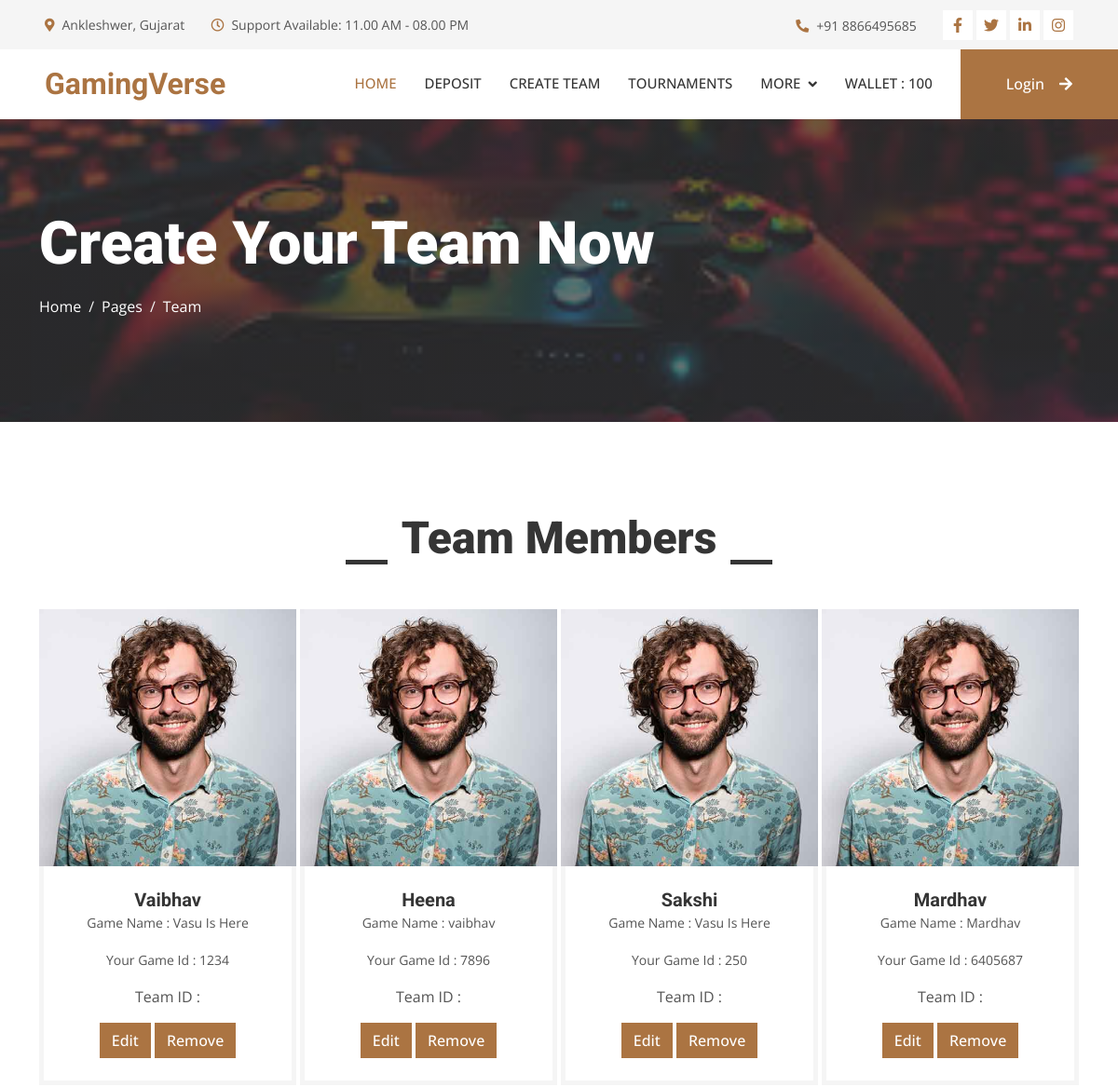
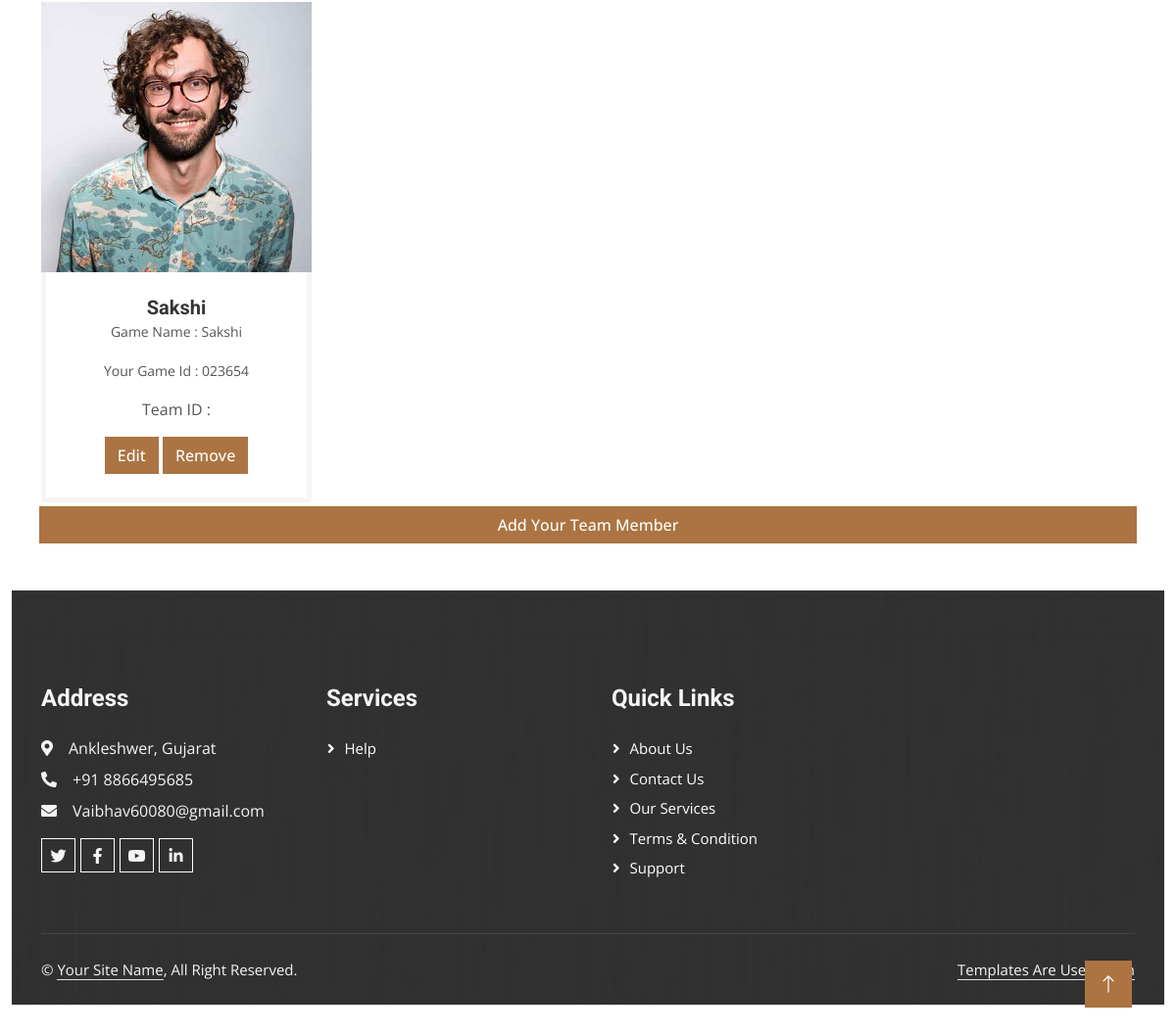
The app's page /team, older data (2 pictures, top to bottom).
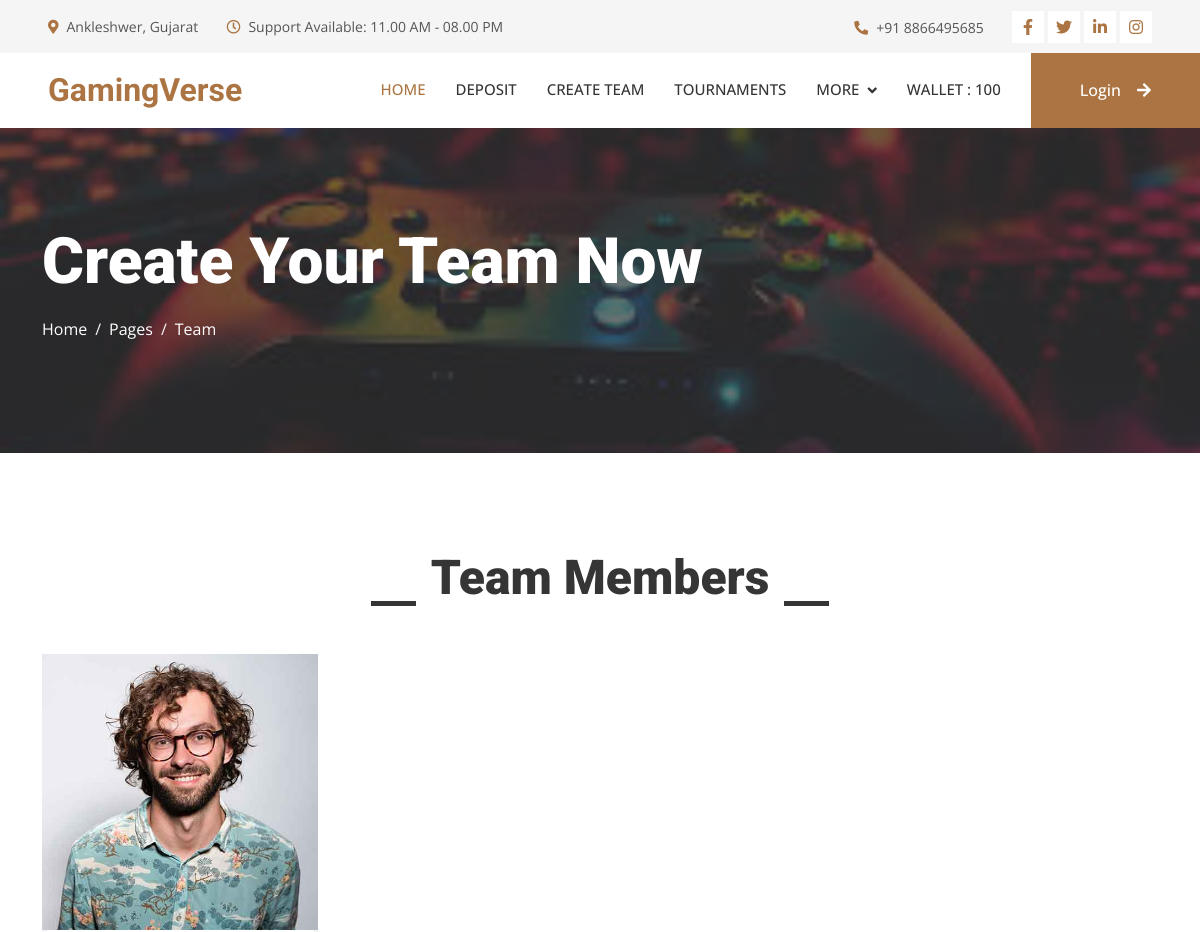
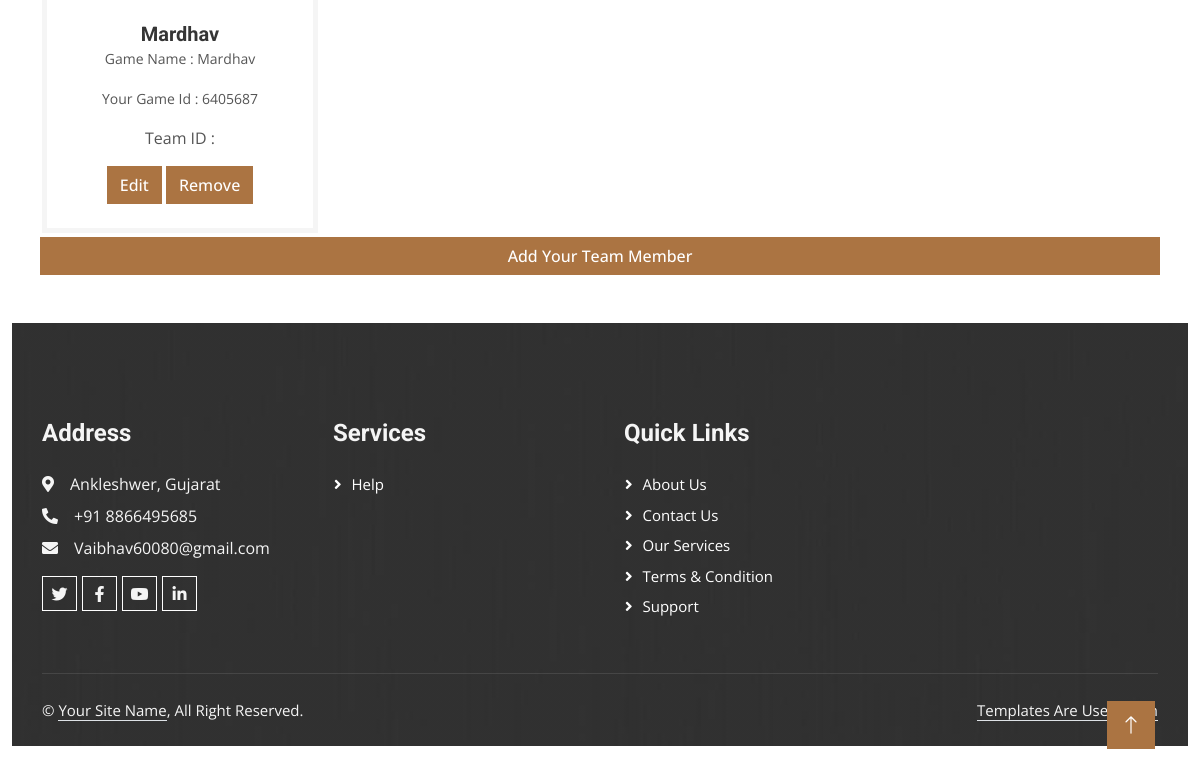
The same page, newer data (2 pictures, top to bottom).
### myapp/models.py (models this page shows, shortened)
class TeamMember(models.Model):
    name = models.CharField(max_length=100, verbose_name="Name (Govt ID Proof)")
    game_name = models.CharField(max_length=50)
    unique_game_id = models.CharField(max_length=50)

### myapp/views.py (the view, shortened to what this page needs)
# urls.py: path('team', views.team, name='team'),
def team(request):
    data = TeamMember.objects.all
    form = TeamMemberForm()
    return render(request,"team.html",{"data":data,"form":form})

### myapp/templates/team.html (shortened to what this page needs)
<!DOCTYPE html>
{% load static %}
<html lang="en">
<head>
    <link href="https://cdnjs.cloudflare.com/ajax/libs/font-awesome/5.10.0/css/all.min.css" rel="stylesheet">
    <link href="https://cdn.jsdelivr.net/npm/bootstrap-icons@1.4.1/font/bootstrap-icons.css" rel="stylesheet">
    <link href="{% static 'userapp/lib/animate/animate.min.css'%}" rel="stylesheet">
    <link href="{% static 'userapp/lib/owlcarousel/assets/owl.carousel.min.css'%}" rel="stylesheet">
    <link href="{% static 'userapp/lib/lightbox/css/lightbox.min.css'%}" rel="stylesheet">
    <link href="{% static 'userapp/css/bootstrap.min.css'%}" rel="stylesheet">
    <link href="{% static 'userapp/css/style.css'%}" rel="stylesheet">
</head>
<body>
    {% include 'top.html'%}
    {% include 'navbar.html' %}
    <div class="container-fluid page-header py-5 mb-5">
        <div class="container py-5">
            <h1 class="display-3 text-white mb-3 animated slideInDown">Create Your Team Now </h1>
            <nav aria-label="breadcrumb animated slideInDown">
                <ol class="breadcrumb">
                    <li class="breadcrumb-item"><a class="text-white" href="#">Home</a></li>
                    <li class="breadcrumb-item"><a class="text-white" href="#">Pages</a></li>
                    <li class="breadcrumb-item text-white active" aria-current="page">Team</li>
                </ol>
            </nav>
        </div>
    </div>
    <div class="container-xxl py-5">
        <div class="container">
            <div class="section-title text-center">
                <h1 class="display-5 mb-5">Team Members</h1>
            </div>
            <div class="row g-1">
                {% for i in data %}
                <div class="col-lg-3 col-md-6 wow fadeInUp" data-wow-delay="0.1s">
                    <div class="team-item">
                        <div class="overflow-hidden position-relative">
                            <img class="img-fluid" src="{% static 'userapp/img/team-1.jpg'%}" alt="">
                        </div>
                        <div class="text-center border border-5 border-light border-top-0 p-4">
                            <h5 class="mb-0">{{ i.name }}</h5>
                            <p><small>Game Name : {{ i.game_name }}</small></p>
                            <p><small>Your Game Id : {{ i.unique_game_id }}</small></p>
                            <p>Team ID : {{ i.team_id }}</p>
                            <button type="button" class="btn btn-primary"  data-toggle="modal"
                                data-target="#exampleModalCenter">
                                Edit
                            </button>
                            <a href="{% url 'delete_member' i.id %}" class="btn btn-primary">Remove</a>
                        </div>
                    </div>
                </div>
                {% endfor %}
                <button type="button" class="btn btn-primary" id="myModal" data-toggle="modal"
                    data-target="#exampleModalCenter">
                    Add Your Team Member
                </button>
            </div>
        </div>
        {% include 'footer.html'%}
        <a href="#" class="btn btn-lg btn-primary btn-lg-square rounded-0 back-to-top"><i
                class="bi bi-arrow-up"></i></a>
    </div>
</body>
</html>

### myapp/templates/top.html
    <div class="container-fluid bg-light p-0">
        <div class="row gx-0 d-none d-lg-flex">
            <div class="col-lg-7 px-5 text-start">
                <div class="h-100 d-inline-flex align-items-center py-3 me-4">
                    <small class="fa fa-map-marker-alt text-primary me-2"></small>
                    <small>Ankleshwer, Gujarat</small>
                </div>
                <div class="h-100 d-inline-flex align-items-center py-3">
                    <small class="far fa-clock text-primary me-2"></small>
                    <small>Support Available: 11.00 AM - 08.00 PM</small>
                </div>
            </div>
            <div class="col-lg-5 px-5 text-end">
                <div class="h-100 d-inline-flex align-items-center py-3 me-4">
                    <small class="fa fa-phone-alt text-primary me-2"></small>
                    <small>+91 8866495685</small>
                </div>
                <div class="h-100 d-inline-flex align-items-center">
                    <a class="btn btn-sm-square bg-white text-primary me-1" href=""><i class="fab fa-facebook-f"></i></a>
                    <a class="btn btn-sm-square bg-white text-primary me-1" href=""><i class="fab fa-twitter"></i></a>
                    <a class="btn btn-sm-square bg-white text-primary me-1" href=""><i class="fab fa-linkedin-in"></i></a>
                    <a class="btn btn-sm-square bg-white text-primary me-0" href=""><i class="fab fa-instagram"></i></a>
                </div>
            </div>
        </div>
    </div>

### myapp/templates/navbar.html (shortened to what this page needs)
<nav class="navbar navbar-expand-lg bg-white navbar-light sticky-top p-0">
    <a href="/" class="navbar-brand d-flex align-items-center px-4 px-lg-5">
        <h2 class="m-0 text-primary">GamingVerse</h2>
    </a>
    <div class="collapse navbar-collapse" id="navbarCollapse">
        <div class="navbar-nav ms-auto p-4 p-lg-0">
            <a href="/" class="nav-item nav-link active">Home</a>
            <a href="/deposit" class="nav-item nav-link">Deposit</a>
            <a href="/team" class="nav-item nav-link">Create Team</a>
            <a href="/Tournaments" class="nav-item nav-link">Tournaments</a>
            <div class="nav-item dropdown">
                <a href="#" class="nav-link dropdown-toggle" data-bs-toggle="dropdown">More</a>
            </div>
            <a href="" class="nav-item nav-link">Wallet : 100</a>
        </div>
        {% if request.session.isloggedin %}
    <a href="{% url 'logout' %}" class="btn btn-primary py-4 px-lg-5 d-none d-lg-block">
        Logout<i class="fa fa-arrow-right ms-3"></i>
    </a>
{% else %}
    <a href="/" class="btn btn-primary py-4 px-lg-5 d-none d-lg-block">
        Login<i class="fa fa-arrow-right ms-3"></i>
    </a>
{% endif %}
    </div>
</nav>

### myapp/templates/footer.html (shortened to what this page needs)
<div class="container-fluid bg-dark text-light footer mt-5 pt-5 wow fadeIn" data-wow-delay="0.1s">
    <div class="container py-5">
        <div class="row g-5">
            <div class="col-lg-3 col-md-6">
                <h4 class="text-light mb-4">Address</h4>
                <p class="mb-2"><i class="fa fa-map-marker-alt me-3"></i>Ankleshwer, Gujarat </p>
                <p class="mb-2"><i class="fa fa-phone-alt me-3"></i>+91 8866495685</p>
                <p class="mb-2"><i class="fa fa-envelope me-3"></i>Vaibhav60080@gmail.com</p>
                <div class="d-flex pt-2">
                    <a class="btn btn-outline-light btn-social" href=""><i class="fab fa-twitter"></i></a>
                    <a class="btn btn-outline-light btn-social" href=""><i class="fab fa-facebook-f"></i></a>
                    <a class="btn btn-outline-light btn-social" href=""><i class="fab fa-youtube"></i></a>
                    <a class="btn btn-outline-light btn-social" href=""><i class="fab fa-linkedin-in"></i></a>
                </div>
            </div>
            <div class="col-lg-3 col-md-6">
                <h4 class="text-light mb-4">Services</h4>
                <a class="btn btn-link" href="">Help</a>
            </div>
            <div class="col-lg-3 col-md-6">
                <h4 class="text-light mb-4">Quick Links</h4>
                <a class="btn btn-link" href="">About Us</a>
                <a class="btn btn-link" href="">Contact Us</a>
                <a class="btn btn-link" href="">Our Services</a>
                <a class="btn btn-link" href="">Terms & Condition</a>
                <a class="btn btn-link" href="">Support</a>
            </div>
        </div>
    </div>
    <div class="container">
        <div class="copyright">
            <div class="row">
                <div class="col-md-6 text-center text-md-start mb-3 mb-md-0">
                    &copy; <a class="border-bottom" href="#">Your Site Name</a>, All Right Reserved.
                </div>
                <div class="col-md-6 text-center text-md-end">
                    <a class="border-bottom" href="https://free-css.com">Templates Are Used From</a>
                </div>
            </div>
        </div>
    </div>
</div>

### myapp/static/userapp/css/style.css (style rules this page uses)
:root { --primary: #AB7442; --light: #F5F5F5; --dark: #353535; }
.back-to-top { position: fixed; display: none; right: 45px; bottom: 45px; z-index: 99; }
.btn { font-weight: 500; transition: .5s; }
.btn.btn-primary, .btn.btn-secondary { color: #FFFFFF; }
.btn-sm-square { width: 32px; height: 32px; }
.btn-lg-square { width: 48px; height: 48px; }
.btn-square, .btn-sm-square, .btn-lg-square { padding: 0; display: flex; align-items: center; justify-content: center; font-weight: normal; }
.navbar .dropdown-toggle::after { border: none; content: "\f107"; font-family: "Font Awesome 5 Free"; font-weight: 900; vertical-align: middle; margin-left: 8px; }
.navbar-light .navbar-nav .nav-link { margin-right: 30px; padding: 25px 0; color: #FFFFFF; font-size: 15px; font-weight: 500; text-transform: uppercase; outline: none; }
.navbar-light .navbar-nav .nav-link:hover, .navbar-light .navbar-nav .nav-link.active { color: var(--primary); }
.navbar-light .navbar-brand, .navbar-light a.btn { height: 75px; }
.navbar-light .navbar-nav .nav-link { color: var(--dark); font-weight: 500; }
.navbar-light.sticky-top { top: -100px; transition: .5s; }
.page-header { background: linear-gradient(rgba(53, 53, 53, .7), rgba(53, 53, 53, .7)), url(../img/carousel-1.jpg) center center no-repeat; background-size: cover; }
.breadcrumb-item + .breadcrumb-item::before { color: var(--light); }
.section-title h1 { position: relative; display: inline-block; padding: 0 60px; }
.section-title h1::before, .section-title h1::after { position: absolute; content: ""; width: 45px; height: 5px; bottom: 0; background: var(--dark); }
.section-title h1::before { left: 0; }
.section-title h1::after { right: 0; }
.team-item img { transition: .5s; }
.footer { background: linear-gradient(rgba(53, 53, 53, .7), rgba(53, 53, 53, .7)), url(../img/footer.jpg) center center no-repeat; background-size: cover; }
.footer .btn.btn-social { margin-right: 5px; width: 35px; height: 35px; display: flex; align-items: center; justify-content: center; color: var(--light); border: 1px solid #FFFFFF; transition: .3s; }
.footer .btn.btn-link { display: block; margin-bottom: 5px; padding: 0; text-align: left; color: #FFFFFF; font-size: 15px; font-weight: normal; text-transform: capitalize; transition: .3s; }
.footer .btn.btn-link::before { position: relative; content: "\f105"; font-family: "Font Awesome 5 Free"; font-weight: 900; margin-right: 10px; }
.footer .copyright { padding: 25px 0; font-size: 15px; border-top: 1px solid rgba(256, 256, 256, .1); }
.footer .copyright a { color: var(--light); }

Row changes from the older to the newer data that the page shows:
removed TeamMember: name "Vaibhav", game_name "Vasu Is Here", unique_game_id "1234"
removed TeamMember: name "Heena", game_name "vaibhav", unique_game_id "7896"
removed TeamMember: name "Sakshi", game_name "Vasu Is Here", unique_game_id "250"
removed TeamMember: name "Sakshi", game_name "Sakshi", unique_game_id "023654"
